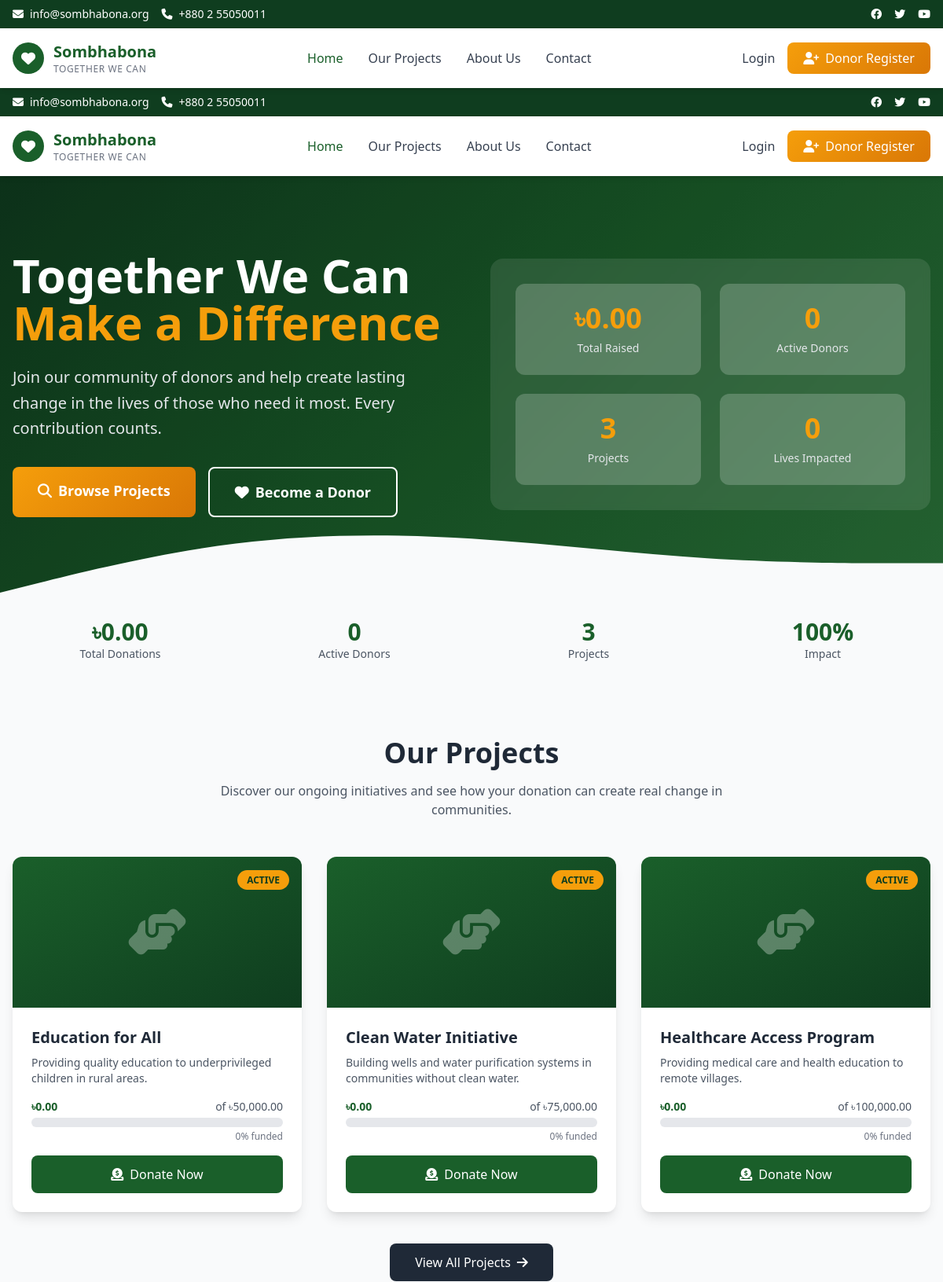
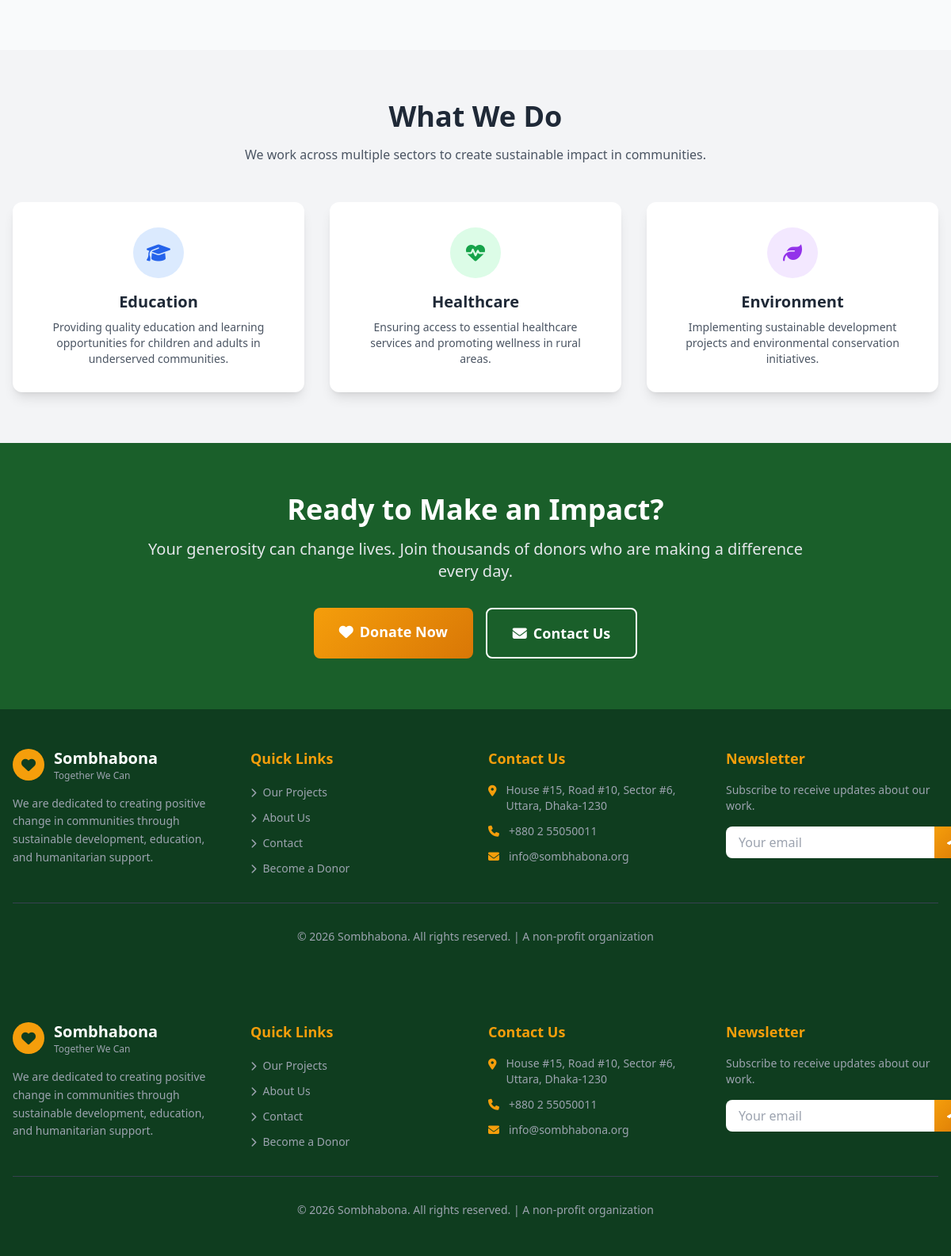
The page / on the database its author committed (2 pictures, top to bottom).
### tables this page shows
CREATE TABLE IF NOT EXISTS projects (
    id BIGINT UNSIGNED AUTO_INCREMENT PRIMARY KEY,
    title VARCHAR(255) NOT NULL,
    slug VARCHAR(255) UNIQUE NOT NULL,
    short_description VARCHAR(500),
    full_description TEXT,
    target_amount DECIMAL(15, 2) NOT NULL DEFAULT 0.00,
    raised_amount DECIMAL(15, 2) DEFAULT 0.00,
    image_path VARCHAR(255),
    status ENUM('draft', 'active', 'completed', 'paused') DEFAULT 'draft',
    start_date DATE DEFAULT NULL,
    end_date DATE DEFAULT NULL,
    created_by BIGINT UNSIGNED DEFAULT NULL,
    created_at TIMESTAMP DEFAULT CURRENT_TIMESTAMP,
    updated_at TIMESTAMP DEFAULT CURRENT_TIMESTAMP ON UPDATE CURRENT_TIMESTAMP,
    FOREIGN KEY (created_by) REFERENCES users(id) ON DELETE SET NULL
);

### views/home.php (the view, shortened to what the rows shown need)
<section class="hero-gradient text-white relative overflow-hidden">
    <div class="absolute inset-0 bg-black opacity-20"></div>
    <div class="max-w-7xl mx-auto px-4 py-24 relative z-10">
        <div class="grid grid-cols-1 lg:grid-cols-2 gap-12 items-center">
            <div>
                <h1 class="text-4xl md:text-5xl lg:text-6xl font-bold mb-6 leading-tight">
                    Together We Can <span class="text-ngo-secondary">Make a Difference</span>
                </h1>
                <p class="text-xl text-gray-200 mb-8 leading-relaxed">
                    Join our community of donors and help create lasting change in the lives of those who need it most. Every contribution counts.
                </p>
                <div class="flex flex-col sm:flex-row gap-4">
                    <a href="/projects" class="btn-primary text-white px-8 py-4 rounded-lg font-bold text-lg text-center hover:shadow-xl transition">
                        <i class="fas fa-search mr-2"></i>Browse Projects
                    </a>
                    <a href="/register" class="bg-transparent border-2 border-white text-white px-8 py-4 rounded-lg font-bold text-lg text-center hover:bg-white hover:text-ngo-primary transition">
                        <i class="fas fa-heart mr-2"></i>Become a Donor
                    </a>
                </div>
            </div>
            <div class="hidden lg:block">
                <div class="bg-white/10 backdrop-blur-sm rounded-2xl p-8">
                    <div class="grid grid-cols-2 gap-6 text-center">
                        <div class="bg-white/20 rounded-xl p-6">
                            <div class="text-4xl font-bold text-ngo-secondary mb-2"><?= formatCurrency($totalDonations) ?></div>
                            <div class="text-sm text-gray-200">Total Raised</div>
                        </div>
                        <div class="bg-white/20 rounded-xl p-6">
                            <div class="text-4xl font-bold text-ngo-secondary mb-2"><?= number_format($donorCount) ?></div>
                            <div class="text-sm text-gray-200">Active Donors</div>
                        </div>
                        <div class="bg-white/20 rounded-xl p-6">
                            <div class="text-4xl font-bold text-ngo-secondary mb-2"><?= number_format($projectCount) ?></div>
                            <div class="text-sm text-gray-200">Projects</div>
                        </div>
                        <div class="bg-white/20 rounded-xl p-6">
                            <div class="text-4xl font-bold text-ngo-secondary mb-2"><?= number_format(\Donation::getDonorCount()) ?></div>
                            <div class="text-sm text-gray-200">Lives Impacted</div>
                        </div>
                    </div>
                </div>
            </div>
        </div>
    </div>
    <div class="absolute bottom-0 left-0 right-0">
    </div>
</section>
<section class="bg-gray-50 py-8">
    <div class="max-w-7xl mx-auto px-4">
        <div class="grid grid-cols-2 md:grid-cols-4 gap-6 text-center">
            <div>
                <div class="text-3xl font-bold text-ngo-primary"><?= formatCurrency($totalDonations) ?></div>
                <div class="text-gray-600 text-sm">Total Donations</div>
            </div>
            <div>
                <div class="text-3xl font-bold text-ngo-primary"><?= number_format($donorCount) ?></div>
                <div class="text-gray-600 text-sm">Active Donors</div>
            </div>
            <div>
                <div class="text-3xl font-bold text-ngo-primary"><?= number_format($projectCount) ?></div>
                <div class="text-gray-600 text-sm">Projects</div>
            </div>
            <div>
                <div class="text-3xl font-bold text-ngo-primary">100%</div>
                <div class="text-gray-600 text-sm">Impact</div>
            </div>
        </div>
    </div>
</section>
<section class="py-16">
    <div class="max-w-7xl mx-auto px-4">
        <div class="text-center mb-12">
            <h2 class="text-3xl md:text-4xl font-bold text-gray-800 mb-4">Our Projects</h2>
            <p class="text-gray-600 max-w-2xl mx-auto">Discover our ongoing initiatives and see how your donation can create real change in communities.</p>
        </div>
        <?php if ($featuredProjects->isEmpty()): ?>
            <div class="text-center py-12">
                <div class="w-20 h-20 bg-gray-100 rounded-full flex items-center justify-center mx-auto mb-4">
                    <i class="fas fa-folder-open text-4xl text-gray-400"></i>
                </div>
                <p class="text-gray-500 text-lg">No projects available at the moment.</p>
                <p class="text-gray-400 text-sm mt-2">Check back soon for new initiatives.</p>
            </div>
        <?php else: ?>
            <div class="grid grid-cols-1 md:grid-cols-2 lg:grid-cols-3 gap-8">
                <?php foreach ($featuredProjects as $project): ?>
                    <div class="bg-white rounded-xl shadow-lg overflow-hidden hover:shadow-xl transition-all duration-300 group">
                        <div class="h-48 bg-gradient-to-br from-ngo-primary to-ngo-dark relative overflow-hidden">
                            <div class="absolute inset-0 flex items-center justify-center">
                                <i class="fas fa-hands-helping text-6xl text-white opacity-30"></i>
                            </div>
                            <div class="absolute top-4 right-4">
                                <span class="bg-ngo-secondary text-ngo-dark px-3 py-1 rounded-full text-xs font-bold uppercase">
                                    <?= htmlspecialchars($project->status) ?>
                                </span>
                            </div>
                        </div>
                        <div class="p-6">
                            <h3 class="text-xl font-bold text-gray-800 mb-2 group-hover:text-ngo-primary transition">
                                <?= htmlspecialchars($project->title) ?>
                            </h3>
                            <p class="text-gray-600 mb-4 text-sm line-clamp-3">
                                <?= htmlspecialchars($project->short_description) ?>
                            </p>
                            <div class="mb-4">
                                <?php $progress = $project->getProgressPercentage(); ?>
                                <div class="flex justify-between text-sm text-gray-600 mb-1">
                                    <span class="font-semibold text-ngo-primary"><?= formatCurrency($project->raised_amount) ?></span>
                                    <span>of <?= formatCurrency($project->target_amount) ?></span>
                                </div>
                                <div class="w-full bg-gray-200 rounded-full h-3">
                                </div>
                                <div class="text-right text-xs text-gray-500 mt-1"><?= min(100, $progress) ?>% funded</div>
                            </div>
                            <a href="/projects/<?= htmlspecialchars($project->slug) ?>" class="block w-full bg-ngo-primary text-white text-center py-3 rounded-lg font-medium hover:bg-ngo-dark transition">
                                <i class="fas fa-donate mr-2"></i>Donate Now
                            </a>
                        </div>
                    </div>
                <?php endforeach; ?>
            </div>
            <div class="text-center mt-10">
                <a href="/projects" class="inline-flex items-center bg-gray-800 text-white px-8 py-3 rounded-lg font-medium hover:bg-gray-700 transition">
                    View All Projects <i class="fas fa-arrow-right ml-2"></i>
                </a>
            </div>
        <?php endif; ?>
    </div>
</section>
<section class="py-16 bg-gray-100">
    <div class="max-w-7xl mx-auto px-4">
        <div class="text-center mb-12">
            <h2 class="text-3xl md:text-4xl font-bold text-gray-800 mb-4">What We Do</h2>
            <p class="text-gray-600 max-w-2xl mx-auto">We work across multiple sectors to create sustainable impact in communities.</p>
        </div>
        <div class="grid grid-cols-1 md:grid-cols-3 gap-8">
            <div class="bg-white rounded-xl shadow-lg p-8 text-center hover:shadow-xl transition">
                <div class="w-16 h-16 bg-blue-100 rounded-full flex items-center justify-center mx-auto mb-4">
                    <i class="fas fa-graduation-cap text-blue-600 text-2xl"></i>
                </div>
                <h3 class="text-xl font-bold text-gray-800 mb-2">Education</h3>
                <p class="text-gray-600 text-sm">Providing quality education and learning opportunities for children and adults in underserved communities.</p>
            </div>
            <div class="bg-white rounded-xl shadow-lg p-8 text-center hover:shadow-xl transition">
                <div class="w-16 h-16 bg-green-100 rounded-full flex items-center justify-center mx-auto mb-4">
                    <i class="fas fa-heartbeat text-green-600 text-2xl"></i>
                </div>
                <h3 class="text-xl font-bold text-gray-800 mb-2">Healthcare</h3>
                <p class="text-gray-600 text-sm">Ensuring access to essential healthcare services and promoting wellness in rural areas.</p>
            </div>
            <div class="bg-white rounded-xl shadow-lg p-8 text-center hover:shadow-xl transition">
                <div class="w-16 h-16 bg-purple-100 rounded-full flex items-center justify-center mx-auto mb-4">
                    <i class="fas fa-leaf text-purple-600 text-2xl"></i>
                </div>
                <h3 class="text-xl font-bold text-gray-800 mb-2">Environment</h3>
                <p class="text-gray-600 text-sm">Implementing sustainable development projects and environmental conservation initiatives.</p>
            </div>
        </div>
    </div>
</section>
<section class="py-16 bg-ngo-primary text-white">
    <div class="max-w-4xl mx-auto px-4 text-center">
        <h2 class="text-3xl md:text-4xl font-bold mb-4">Ready to Make an Impact?</h2>
        <p class="text-xl text-gray-200 mb-8">Your generosity can change lives. Join thousands of donors who are making a difference every day.</p>
        <div class="flex flex-col sm:flex-row justify-center gap-4">
            <a href="/register" class="btn-primary text-white px-8 py-4 rounded-lg font-bold text-lg hover:shadow-xl transition">
                <i class="fas fa-heart mr-2"></i>Donate Now
            </a>
            <a href="/contact" class="bg-transparent border-2 border-white text-white px-8 py-4 rounded-lg font-bold text-lg hover:bg-white hover:text-ngo-primary transition">
                <i class="fas fa-envelope mr-2"></i>Contact Us
            </a>
        </div>
    </div>
</section>
<?php
require_once APP_PATH . '/views/layouts/main.php';

### core/Router.php (shortened to what the rows shown need)
<?php
class Router {
    private $routes = [];
    private function addRoute($method, $path, $handler) {
        $this->routes[] = [
            'method' => $method,
            'path' => $path,
            'handler' => $handler,
        ];
    }
    public function dispatch() {
        $uri = parse_url($_SERVER['REQUEST_URI'], PHP_URL_PATH);
        $uri = rtrim($uri, '/');
        foreach ($this->routes as $route) {
            $params = $this->matchRoute($route['path'], $uri);
            if ($params !== false) {
                $this->callHandler($route['handler'], $params);
                return;
            }
        }
    }
    private function matchRoute($routePath, $uri) {
        $routeParts = explode('/', trim($routePath, '/'));
        $uriParts = explode('/', trim($uri, '/'));
        $params = [];
        return $params;
    }
    private function callHandler($handler, $params) {
        if (is_string($handler) && strpos($handler, '@') !== false) {
            list($controllerName, $method) = explode('@', $handler);
            $controllerName = 'controllers\\' . $controllerName;
            if (class_exists($controllerName)) {
                $controller = new $controllerName();
                if (method_exists($controller, $method)) {
                    call_user_func_array([$controller, $method], array_values($params));
                    return;
                }
            }
        }
        throw new Exception("Handler not found: $handler");
    }
}

### rows shown on the page
projects: status "ACTIVE", title "Education for All", short_description "Providing quality education to underprivileged children in rural areas.", raised_amount "৳0.00", target_amount "৳50,000.00", min(100, $progress) "0"
projects: status "ACTIVE", title "Clean Water Initiative", short_description "Building wells and water purification systems in communities without clean water.", raised_amount "৳0.00", target_amount "৳75,000.00", min(100, $progress) "0"
projects: status "ACTIVE", title "Healthcare Access Program", short_description "Providing medical care and health education to remote villages.", raised_amount "৳0.00", target_amount "৳100,000.00", min(100, $progress) "0"
